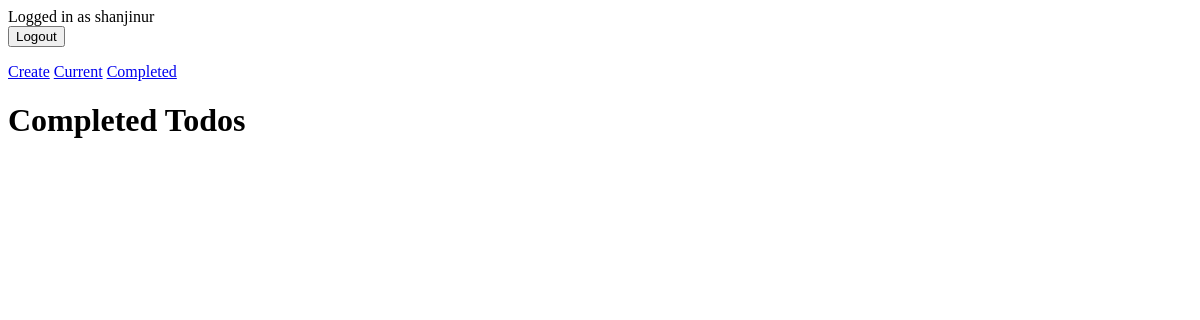
The app's page /completed/ (signed in), older data.
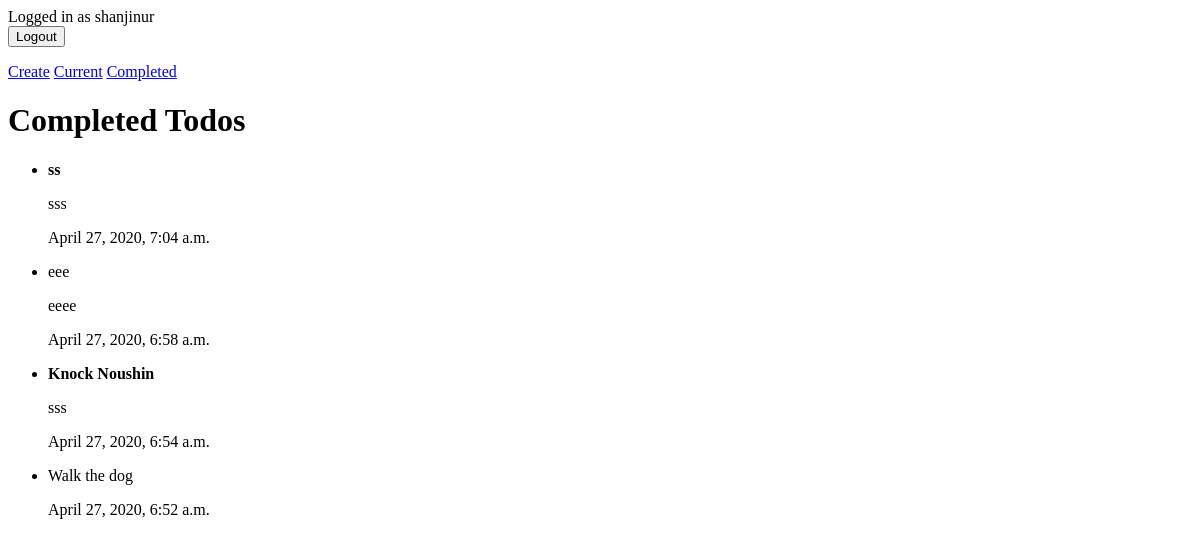
The same page, newer data.
### todo/models.py (models this page shows, shortened)
class Todo(models.Model):
    title = models.CharField(max_length=100)
    memo = models.TextField(blank=True)
    created = models.DateTimeField(auto_now_add=True)
    datecompleted = models.DateTimeField(null=True,blank=True)
    important = models.BooleanField(default=False)
    user = models.ForeignKey(User,on_delete=models.CASCADE)

### todo/views.py (the view)
# urls.py: path('completed/',views.completedtodos,name='completedtodos')
@login_required
def completedtodos(request):
    todos = Todo.objects.filter(user=request.user,datecompleted__isnull=False).order_by('-datecompleted')
    return render(request,'todo/complete.html',{'todos':todos})

### todo/templates/todo/complete.html
{% extends 'todo/base.html' %}
{% block content %}
<h1>Completed Todos</h1>
<ul>
{% for todo in todos %}
<li>
{% if todo.important%}
<b>{{todo.title}}</b>
{% else %}
<p>{{todo.title}}</p>
{% endif %}
<p>{{todo.memo}}</p>
<p>{{todo.datecompleted}}</p>
</li>
{%endfor%}
</ul>
{% endblock %}

### todo/templates/todo/base.html (shortened to what this page needs)
{% if user.is_authenticated %}
Logged in as {{user.username}}
<form action="{% url 'logoutuser' %}" method="post">
  <button type="submit" name="button">Logout</button>
</form>
<a href="/create">Create</a>
<a href="/current">Current</a>
<a href="/completed">Completed</a>
{% else %}
<a href="/signup">Sign Up</a>
<a href="/login">Login</a>
{% endif %}
{% block content %}{% endblock%}

Row changes from the older to the newer data that the page shows:
added Todo: title "ss", memo "sss", datecompleted "April 27, 2020, 7:04 a.m."
added Todo: title "eee", memo "eeee", datecompleted "April 27, 2020, 6:58 a.m."
added Todo: title "Knock Noushin", memo "sss", datecompleted "April 27, 2020, 6:54 a.m."
now on this page (row edited): Todo: title "Walk the dog", datecompleted "April 27, 2020, 6:52 a.m."
